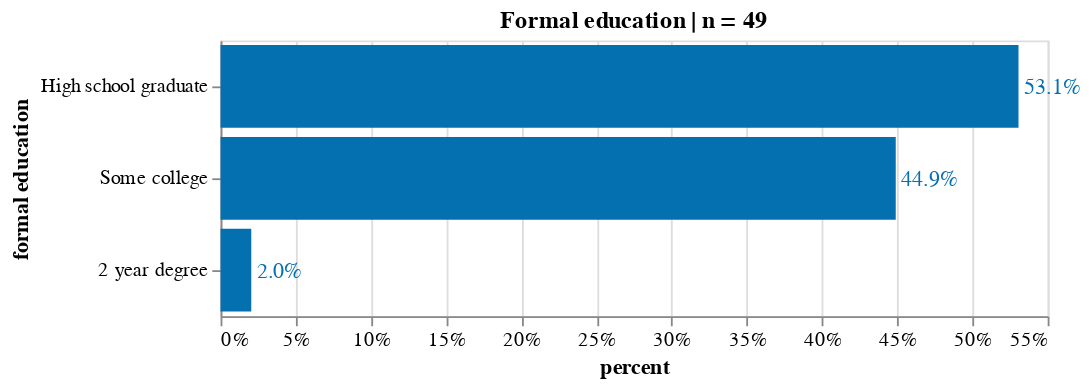

The cell this chart's notebook holds for it:
### Code cell
source = count_freq_labels(df, X="formal education") 
title = 'Formal education | n = '+ source['counts'].sum().astype(str)
X, Y = 'percent:Q', 'formal education:N'
w, h= 450, 150
txs, ls, ts = 12, 11, 12

chart_formal_education= simple_per_bar(
    source, title=title, X=X, Y=Y, width=w, height=h, text_size = txs, label_size = ls, title_size=ts)
chart_formal_education.display(renderer='svg')

### Figure 1 — Vega-Lite specification as saved in the notebook (floating-point values rounded to 4 significant figures)
{"config": {"view": {"continuousWidth": 400, "continuousHeight": 300}, "axis": {"labelFontSize": 11, "titleFontSize": 12}}, "layer": [{"mark": "bar", "encoding": {"color": {"condition": {"value": "orange", "test": "(datum.emotion === 'Some')"}, "value": "#0570b0"}, "x": {"type": "quantitative", "axis": {"format": ".0%"}, "field": "percent"}, "y": {"type": "nominal", "field": "formal education", "sort": "-x"}}, "title": "Formal education | n = 49"}, {"mark": {"type": "text", "align": "left", "baseline": "middle", "dx": 3, "fontSize": 12}, "encoding": {"color": {"condition": {"value": "orange", "test": "(datum.emotion === 'Some')"}, "value": "#0570b0"}, "text": {"type": "quantitative", "field": "percent", "format": ".1%"}, "x": {"type": "quantitative", "axis": {"format": ".0%"}, "field": "percent"}, "y": {"type": "nominal", "field": "formal education", "sort": "-x"}}, "title": "Formal education | n = 49"}], "data": {"name": "data-979927214065e24f5998995f1052d647"}, "height": 150, "width": 450, "$schema": "https://vega.github.io/schema/vega-lite/v4.8.1.json", "datasets": {"data-979927214065e24f5998995f1052d647": [{"counts": 26, "formal education": "High school graduate", "percent": 0.5306}, {"counts": 22, "formal education": "Some college", "percent": 0.449}, {"counts": 1, "formal education": "2 year degree", "percent": 0.02041}]}}
